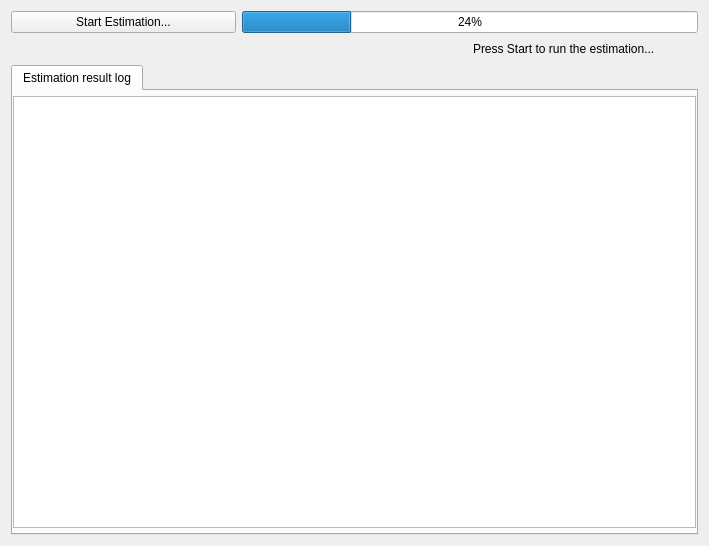
<ui version="4.0" >
 <class>EstimationGuiElement</class>
 <widget class="QWidget" name="EstimationGuiElement" >
  <property name="geometry" >
   <rect>
    <x>0</x>
    <y>0</y>
    <width>709</width>
    <height>546</height>
   </rect>
  </property>
  <property name="windowTitle" >
   <string>Form</string>
  </property>
  <layout class="QGridLayout" name="widgetLayout" >
   <item row="0" column="0" >
    <widget class="QPushButton" name="pbnStartModel" >
     <property name="sizePolicy" >
      <sizepolicy vsizetype="Fixed" hsizetype="Preferred" >
       <horstretch>0</horstretch>
       <verstretch>0</verstretch>
      </sizepolicy>
     </property>
     <property name="text" >
      <string>Start Estimation...</string>
     </property>
    </widget>
   </item>
   <item row="0" column="1" colspan="2" >
    <widget class="QProgressBar" name="runProgressBar" >
     <property name="value" >
      <number>24</number>
     </property>
    </widget>
   </item>
   <item row="1" column="0" colspan="2" >
    <spacer name="horizontalSpacer" >
     <property name="orientation" >
      <enum>Qt::Horizontal</enum>
     </property>
     <property name="sizeHint" stdset="0" >
      <size>
       <width>40</width>
       <height>20</height>
      </size>
     </property>
    </spacer>
   </item>
   <item row="1" column="2" >
    <widget class="QLabel" name="runStatusLabel" >
     <property name="text" >
      <string>Press Start to run the estimation...</string>
     </property>
    </widget>
   </item>
   <item row="2" column="0" colspan="3" >
    <widget class="QTabWidget" name="tabWidget" >
     <property name="currentIndex" >
      <number>0</number>
     </property>
     <widget class="QWidget" name="tab" >
      <property name="geometry" >
       <rect>
        <x>0</x>
        <y>0</y>
        <width>679</width>
        <height>431</height>
       </rect>
      </property>
      <attribute name="title" >
       <string>Estimation result log</string>
      </attribute>
      <layout class="QGridLayout" name="gridLayout" >
       <property name="leftMargin" >
        <number>0</number>
       </property>
       <property name="topMargin" >
        <number>5</number>
       </property>
       <property name="rightMargin" >
        <number>0</number>
       </property>
       <property name="bottomMargin" >
        <number>5</number>
       </property>
       <item row="0" column="0" >
        <widget class="QTextEdit" name="logText" >
         <property name="lineWidth" >
          <number>0</number>
         </property>
         <property name="readOnly" >
          <bool>true</bool>
         </property>
        </widget>
       </item>
      </layout>
     </widget>
    </widget>
   </item>
  </layout>
  <zorder>runProgressBar</zorder>
  <zorder>runStatusLabel</zorder>
  <zorder>tabWidget</zorder>
  <zorder>horizontalSpacer</zorder>
  <zorder>horizontalSpacer_2</zorder>
  <zorder>pbnStartModel</zorder>
 </widget>
 <resources/>
 <connections/>
</ui>
